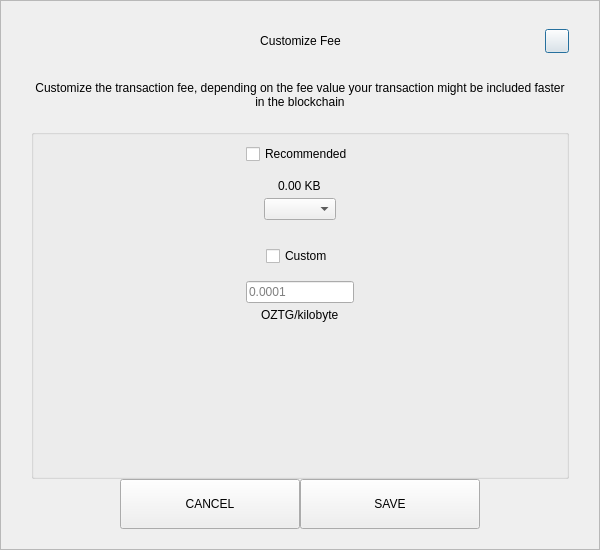
<?xml version="1.0" encoding="UTF-8"?>
<ui version="4.0">
 <class>SendCustomFeeDialog</class>
 <widget class="QDialog" name="SendCustomFeeDialog">
  <property name="geometry">
   <rect>
    <x>0</x>
    <y>0</y>
    <width>600</width>
    <height>550</height>
   </rect>
  </property>
  <property name="windowTitle">
   <string>Form</string>
  </property>
  <layout class="QVBoxLayout" name="verticalLayout_3">
   <property name="spacing">
    <number>0</number>
   </property>
   <property name="leftMargin">
    <number>0</number>
   </property>
   <property name="topMargin">
    <number>0</number>
   </property>
   <property name="rightMargin">
    <number>0</number>
   </property>
   <property name="bottomMargin">
    <number>0</number>
   </property>
   <item>
    <widget class="QFrame" name="frame">
     <property name="styleSheet">
      <string notr="true"/>
     </property>
     <property name="frameShape">
      <enum>QFrame::StyledPanel</enum>
     </property>
     <property name="frameShadow">
      <enum>QFrame::Raised</enum>
     </property>
     <layout class="QVBoxLayout" name="verticalLayout_2">
      <property name="spacing">
       <number>0</number>
      </property>
      <property name="leftMargin">
       <number>30</number>
      </property>
      <property name="topMargin">
       <number>20</number>
      </property>
      <property name="rightMargin">
       <number>30</number>
      </property>
      <property name="bottomMargin">
       <number>20</number>
      </property>
      <item>
       <layout class="QHBoxLayout" name="horizontalLayout_3">
        <property name="spacing">
         <number>0</number>
        </property>
        <item>
         <spacer name="horizontalSpacer_21">
          <property name="orientation">
           <enum>Qt::Horizontal</enum>
          </property>
          <property name="sizeHint" stdset="0">
           <size>
            <width>40</width>
            <height>20</height>
           </size>
          </property>
         </spacer>
        </item>
        <item>
         <widget class="QLabel" name="labelTitle">
          <property name="minimumSize">
           <size>
            <width>0</width>
            <height>40</height>
           </size>
          </property>
          <property name="maximumSize">
           <size>
            <width>16777215</width>
            <height>40</height>
           </size>
          </property>
          <property name="styleSheet">
           <string notr="true">padding-left:24px;</string>
          </property>
          <property name="text">
           <string>Customize Fee</string>
          </property>
          <property name="alignment">
           <set>Qt::AlignCenter</set>
          </property>
          <property name="margin">
           <number>7</number>
          </property>
         </widget>
        </item>
        <item>
         <spacer name="horizontalSpacer">
          <property name="orientation">
           <enum>Qt::Horizontal</enum>
          </property>
          <property name="sizeHint" stdset="0">
           <size>
            <width>40</width>
            <height>20</height>
           </size>
          </property>
         </spacer>
        </item>
        <item>
         <widget class="QPushButton" name="btnEsc">
          <property name="minimumSize">
           <size>
            <width>24</width>
            <height>24</height>
           </size>
          </property>
          <property name="maximumSize">
           <size>
            <width>24</width>
            <height>24</height>
           </size>
          </property>
          <property name="text">
           <string/>
          </property>
         </widget>
        </item>
       </layout>
      </item>
      <item>
       <spacer name="verticalSpacer_2">
        <property name="orientation">
         <enum>Qt::Vertical</enum>
        </property>
        <property name="sizeType">
         <enum>QSizePolicy::Fixed</enum>
        </property>
        <property name="sizeHint" stdset="0">
         <size>
          <width>20</width>
          <height>20</height>
         </size>
        </property>
       </spacer>
      </item>
      <item>
       <widget class="QLabel" name="labelMessage">
        <property name="text">
         <string>Customize the transaction fee, depending on the fee value your transaction might be included faster in the blockchain</string>
        </property>
        <property name="alignment">
         <set>Qt::AlignCenter</set>
        </property>
        <property name="wordWrap">
         <bool>true</bool>
        </property>
       </widget>
      </item>
      <item>
       <spacer name="verticalSpacer_3">
        <property name="orientation">
         <enum>Qt::Vertical</enum>
        </property>
        <property name="sizeType">
         <enum>QSizePolicy::Fixed</enum>
        </property>
        <property name="sizeHint" stdset="0">
         <size>
          <width>20</width>
          <height>20</height>
         </size>
        </property>
       </spacer>
      </item>
      <item>
       <widget class="QGroupBox" name="groupBox">
        <property name="title">
         <string/>
        </property>
        <layout class="QVBoxLayout" name="verticalLayout">
         <property name="leftMargin">
          <number>12</number>
         </property>
         <property name="rightMargin">
          <number>12</number>
         </property>
         <item>
          <layout class="QVBoxLayout" name="verticalLayout_4">
           <property name="spacing">
            <number>5</number>
           </property>
           <item alignment="Qt::AlignHCenter">
            <widget class="QCheckBox" name="checkBoxRecommended">
             <property name="text">
              <string>Recommended</string>
             </property>
            </widget>
           </item>
           <item>
            <spacer name="verticalSpacer_5">
             <property name="orientation">
              <enum>Qt::Vertical</enum>
             </property>
             <property name="sizeType">
              <enum>QSizePolicy::Fixed</enum>
             </property>
             <property name="sizeHint" stdset="0">
              <size>
               <width>20</width>
               <height>10</height>
              </size>
             </property>
            </spacer>
           </item>
           <item alignment="Qt::AlignHCenter">
            <widget class="QLabel" name="labelFee">
             <property name="text">
              <string>0.00 KB</string>
             </property>
            </widget>
           </item>
           <item alignment="Qt::AlignHCenter">
            <widget class="QComboBox" name="comboBoxRecommended"/>
           </item>
          </layout>
         </item>
         <item>
          <spacer name="verticalSpacer">
           <property name="orientation">
            <enum>Qt::Vertical</enum>
           </property>
           <property name="sizeType">
            <enum>QSizePolicy::Fixed</enum>
           </property>
           <property name="sizeHint" stdset="0">
            <size>
             <width>20</width>
             <height>20</height>
            </size>
           </property>
          </spacer>
         </item>
         <item>
          <layout class="QVBoxLayout" name="verticalLayout_5">
           <property name="spacing">
            <number>5</number>
           </property>
           <item alignment="Qt::AlignHCenter">
            <widget class="QCheckBox" name="checkBoxCustom">
             <property name="text">
              <string>Custom</string>
             </property>
            </widget>
           </item>
           <item>
            <spacer name="verticalSpacer_6">
             <property name="orientation">
              <enum>Qt::Vertical</enum>
             </property>
             <property name="sizeType">
              <enum>QSizePolicy::Fixed</enum>
             </property>
             <property name="sizeHint" stdset="0">
              <size>
               <width>20</width>
               <height>10</height>
              </size>
             </property>
            </spacer>
           </item>
           <item alignment="Qt::AlignHCenter">
            <widget class="QLineEdit" name="lineEditCustomFee">
             <property name="placeholderText">
              <string notr="true">0.0001</string>
             </property>
            </widget>
           </item>
           <item alignment="Qt::AlignHCenter">
            <widget class="QLabel" name="labelCustomFee">
             <property name="text">
              <string>OZTG/kilobyte</string>
             </property>
            </widget>
           </item>
          </layout>
         </item>
         <item>
          <spacer name="verticalSpacer_4">
           <property name="orientation">
            <enum>Qt::Vertical</enum>
           </property>
           <property name="sizeHint" stdset="0">
            <size>
             <width>20</width>
             <height>40</height>
            </size>
           </property>
          </spacer>
         </item>
        </layout>
       </widget>
      </item>
      <item>
       <layout class="QHBoxLayout" name="horizontalLayout" stretch="1,2,2,1">
        <item>
         <spacer name="horizontalSpacer1">
          <property name="orientation">
           <enum>Qt::Horizontal</enum>
          </property>
          <property name="sizeHint" stdset="0">
           <size>
            <width>40</width>
            <height>20</height>
           </size>
          </property>
         </spacer>
        </item>
        <item>
         <widget class="QPushButton" name="btnCancel">
          <property name="minimumSize">
           <size>
            <width>180</width>
            <height>50</height>
           </size>
          </property>
          <property name="focusPolicy">
           <enum>Qt::NoFocus</enum>
          </property>
          <property name="text">
           <string>CANCEL</string>
          </property>
         </widget>
        </item>
        <item>
         <widget class="QPushButton" name="btnSave">
          <property name="minimumSize">
           <size>
            <width>180</width>
            <height>50</height>
           </size>
          </property>
          <property name="focusPolicy">
           <enum>Qt::NoFocus</enum>
          </property>
          <property name="text">
           <string>SAVE</string>
          </property>
         </widget>
        </item>
        <item>
         <spacer name="horizontalSpacer_2">
          <property name="orientation">
           <enum>Qt::Horizontal</enum>
          </property>
          <property name="sizeHint" stdset="0">
           <size>
            <width>40</width>
            <height>20</height>
           </size>
          </property>
         </spacer>
        </item>
       </layout>
      </item>
     </layout>
    </widget>
   </item>
  </layout>
 </widget>
 <resources/>
 <connections/>
</ui>
